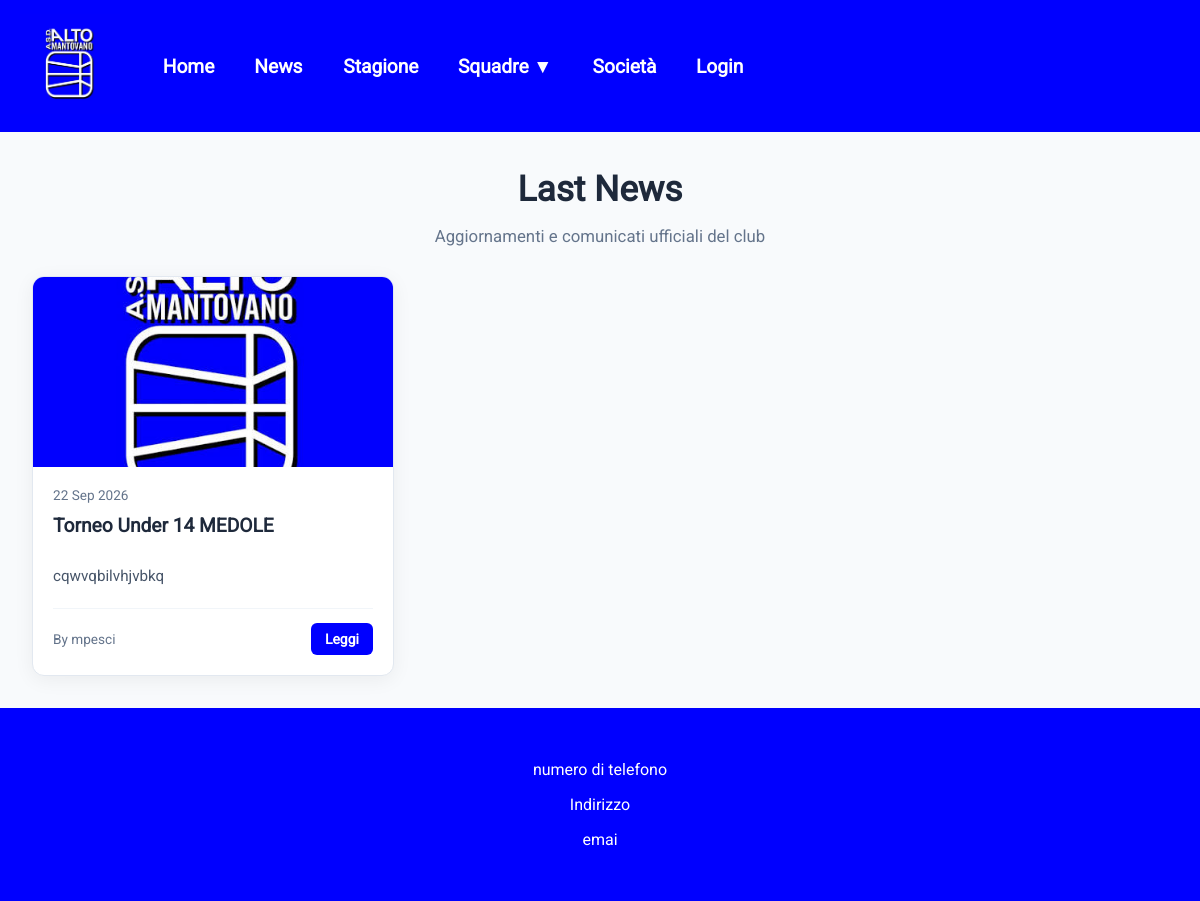
/notizie/, run on the app's committed database.
### home/models.py (models this page shows, shortened)
class News(models.Model):
    titolo = models.CharField(max_length=200, verbose_name="Titolo")
    slug = models.SlugField(max_length=250, unique=True, blank=True, help_text="Generato automaticamente o personalizzato per l'URL")
    contenuto = models.TextField(verbose_name="Contenuto")
    autore = models.ForeignKey(settings.AUTH_USER_MODEL,limit_choices_to={'ruolo':'dirigente'} ,on_delete=models.SET_NULL, null=True, blank=True, verbose_name="Autore")
    data_pubblicazione = models.DateTimeField(default=timezone.now, verbose_name="Data di pubblicazione")
    immagine = models.ImageField(upload_to='news_images/', blank=True, null=True, verbose_name="Immagine in evidenza")
    pubblicata = models.BooleanField(default=True, verbose_name="Pubblicata")
    class Meta:
        ordering = ['-data_pubblicazione']
        verbose_name = "Notizia"
        verbose_name_plural = "Notizie"

### login/models.py (models this page shows, shortened)
class CustomUser(AbstractUser):
    email = models.EmailField(unique=True, max_length=254)
    RUOLI = (
        ('allenatori','Coach'),
        ('dirigente','Dirigente'),
        ('atleta','Atleta'),
    )
    ruolo = models.CharField(choices=RUOLI, max_length=50,default='dirigente')
    telefono = models.CharField(blank=True,null=True, max_length=20)
    USERNAME_FIELD = 'email'
    REQUIRED_FIELDS = ['username']

### home/views.py (the view)
# urls.py: path('notizie/', views.NewsListView.as_view(), name='news_list'),
class NewsListView(ListView):
    template_name = 'home/news_list.html'
    model = News
    def get_context_data(self, **kwargs):
        context = super().get_context_data(**kwargs)
        context['news_list'] = News.objects.filter(pubblicata=True).order_by('-data_pubblicazione')
        return context

### home/context_processor.py (called while the page is built)
def squadre_globali(request):
    return {
        'squadre_globali': Squadre.objects.all()
    }

### home/templates/home/news_list.html (shortened to what this page needs)
{% extends "template.html" %}
{% block content %}
<div class="news-page-container">
    <div class="news-header">
        <h1>Last News</h1>
        <p>Aggiornamenti e comunicati ufficiali del club</p>
    </div>
    <div class="news-grid">
        {% for item in object_list %}
            <article class="news-card">
                {% if item.immagine %}
                    <div class="news-image-wrapper">
                        <img src="{{ item.immagine.url }}" alt="{{ item.titolo }}">
                    </div>
                {% endif %}
                <div class="news-content">
                    <div class="news-meta">
                        {{ item.data_pubblicazione|date:"d M Y" }}
                    </div>
                    <h2 class="news-title">
                        <a href="{% url 'news_detail' item.slug %}">{{ item.titolo }}</a>
                    </h2>
                    <p class="news-excerpt">
                        {{ item.contenuto|truncatechars:100 }}
                    </p>
                    <div class="news-card-footer">
                        <span class="news-author">
                            {% if item.autore %}
                                By {{ item.autore.first_name|default:item.autore.username }}
                            {% else %}
                                Redazione
                            {% endif %}
                        </span>
                        <a href="{% url 'news_detail' item.slug %}" class="news-read-btn">Leggi</a>
                    </div>
                </div>
            </article>
        {% empty %}
            <p style="text-align: center; color: #64748b; grid-column: 1 / -1; padding: 30px;">Nessuna notizia disponibile al momento.</p>
        {% endfor %}
    </div>
</div>
{% endblock content %}

### static/template.css (style rules this page uses)
body { background-color: #f8fafc; display: grid; grid-template-columns: auto; margin: 0; padding: 0; font-family: "Roboto", sans-serif; overflow-x: hidden; color: #1e293b; }
a { text-decoration: none; color: inherit; }
.news-page-container { max-width: 1200px; margin: 20px auto; padding: 0 20px; box-sizing: border-box; }
.news-header { text-align: center; margin-bottom: 30px; }
.news-header h1 { font-size: 2.2rem; color: #1e293b; margin-bottom: 8px; }
.news-header p { color: #64748b; font-size: 1.05rem; }
.news-grid { display: grid; grid-template-columns: repeat(auto-fill, minmax(320px, 1fr)); gap: 25px; }
.news-card { background: white; border-radius: 12px; overflow: hidden; box-shadow: 0 4px 20px rgba(0, 0, 0, 0.06); border: 1px solid #e2e8f0; display: flex; flex-direction: column; transition: transform 0.2s ease, box-shadow 0.2s ease; }
.news-image-wrapper { width: 100%; height: 190px; overflow: hidden; background-color: #f1f5f9; }
.news-image-wrapper img { width: 100%; height: 100%; object-fit: cover; }
.news-content { padding: 20px; display: flex; flex-direction: column; flex: 1; }
.news-meta { font-size: 0.85rem; color: #64748b; margin-bottom: 10px; font-weight: 500; }
.news-title { font-size: 1.2rem; color: #1e293b; margin: 0 0 10px 0; font-weight: bold; line-height: 1.4; }
.news-title a { color: inherit; text-decoration: none; transition: color 0.2s ease; }
.news-excerpt { color: #475569; font-size: 0.95rem; line-height: 1.5; margin-bottom: 20px; flex: 1; }
.news-card-footer { display: flex; justify-content: space-between; align-items: center; border-top: 1px solid #f1f5f9; padding-top: 14px; margin-top: auto; }
.news-author { font-size: 0.85rem; color: #64748b; }
.news-read-btn { padding: 8px 14px; background-color: blue; color: white; text-decoration: none; border-radius: 6px; font-size: 14px; font-weight: bold; transition: background-color 0.2s ease; }

### data on the page
News: immagine (picture), data_pubblicazione "22 Sep 2026", titolo "Torneo Under 14 MEDOLE", contenuto "cqwvqbilvhjvbkq", autore.first_name "mpesci"
